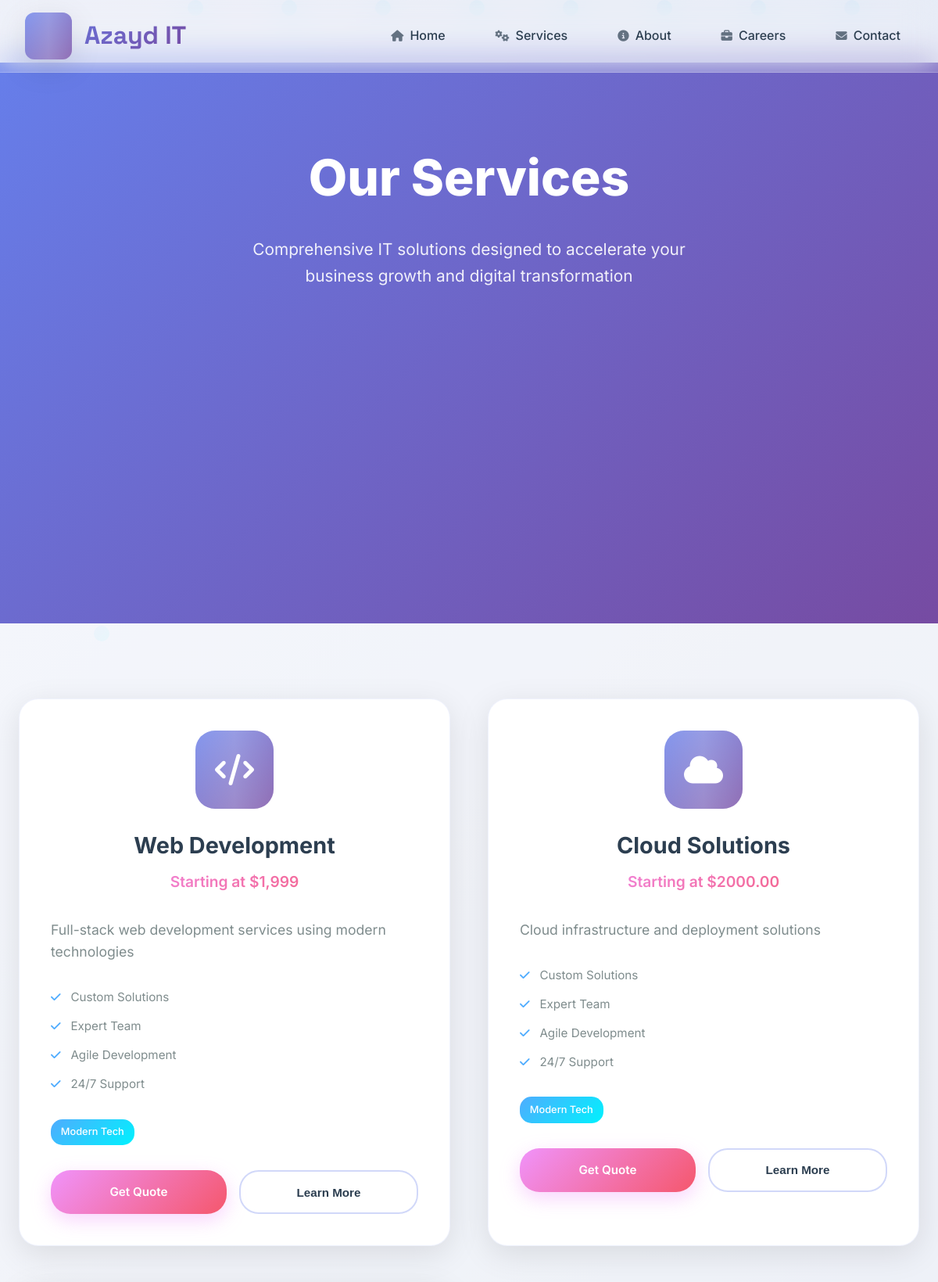
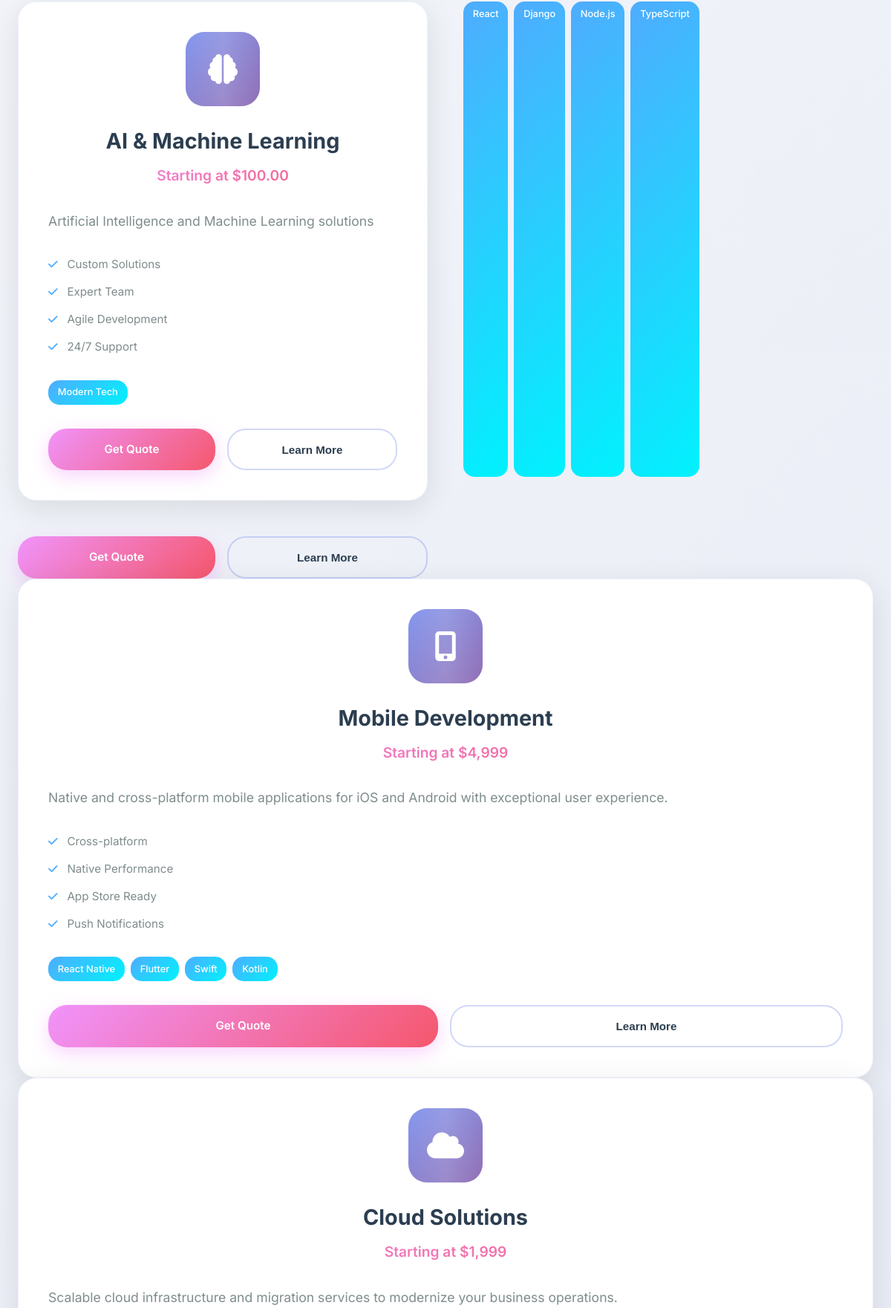
Page /services/ (upper part) on the committed database (2 pictures, top to bottom).
### website/models.py (models this page shows, shortened)
class Service(models.Model):
    title = models.CharField(max_length=200)
    slug = models.SlugField(unique=True, blank=True)
    description = models.TextField()
    icon = models.CharField(max_length=50, help_text='Font Awesome icon name without the fa- prefix')
    image = models.ImageField(upload_to='services/', blank=True, null=True)
    price = models.DecimalField(max_digits=10, decimal_places=2, null=True, blank=True)
    tech_stack = models.CharField(max_length=500, blank=True, help_text='Comma-separated list of technologies')
    created_at = models.DateTimeField(auto_now_add=True)
    updated_at = models.DateTimeField(auto_now=True)

### website/views.py (the view)
# urls.py: path('services/', views.ServiceListView.as_view(), name='services'),
class ServiceListView(ListView):
    model = Service
    template_name = 'website/services.html'
    context_object_name = 'services'

### templates/website/services.html (shortened to what this page needs)
{% extends 'base.html' %}
{% block content %}
<section class="services-hero">
    <div class="container">
        <div class="services-hero-content" data-aos="fade-up">
            <h1>Our <span class="gradient-text">Services</span></h1>
            <p>Comprehensive IT solutions designed to accelerate your business growth and digital transformation</p>
        </div>
        <div class="services-3d-showcase" id="services-3d-showcase"></div>
    </div>
</section>
<section class="services-grid-section">
    <div class="container">
        <div class="services-grid">
            {% for service in services %}
            <div class="service-card-advanced" data-aos="fade-up" data-aos-delay="{{ forloop.counter|add:"100" }}">
                <div class="service-card-header">
                    <div class="service-icon-3d" data-service="{{ service.title|slugify }}">
                        <i class="fas fa-{{ service.icon }}"></i>
                    </div>
                    <h3>{{ service.title }}</h3>
                    <div class="service-price">Starting at ${{ service.price|default:'1,999' }}</div>
                </div>
                <div class="service-description">
                    <p>{{ service.description }}</p>
                </div>
                <div class="service-features">
                    <div class="feature-item">
                        <i class="fas fa-check"></i>
                        <span>Custom Solutions</span>
                    </div>
                    <div class="feature-item">
                        <i class="fas fa-check"></i>
                        <span>Expert Team</span>
                    </div>
                    <div class="feature-item">
                        <i class="fas fa-check"></i>
                        <span>Agile Development</span>
                    </div>
                    <div class="feature-item">
                        <i class="fas fa-check"></i>
                        <span>24/7 Support</span>
                    </div>
                </div>
                <div class="service-tech-stack">
                    <span class="tech-tag">{{ service.tech_stack|default:'Modern Tech' }}</span>
                </div>
                <div class="service-actions">
                    <a href="{% url 'website:contact' %}" class="btn-service-primary">Get Quote</a>
                    <button class="btn-service-secondary" onclick="showServiceDetails('{{ service.title|slugify }}')">Learn More</button>
                </div>
            </div>
            {% empty %}
            <div class="no-services-message">
                <p>No services available at the moment.</p>
            </div>
            {% endfor %}
                <div class="service-tech-stack">
                    <span class="tech-tag">React</span>
                    <span class="tech-tag">Django</span>
                    <span class="tech-tag">Node.js</span>
                    <span class="tech-tag">TypeScript</span>
                </div>
                <div class="service-actions">
                    <a href="{% url 'website:contact' %}" class="btn-service-primary">Get Quote</a>
                    <button class="btn-service-secondary" onclick="showServiceDetails('web')">Learn More</button>
                </div>
            </div>
            <div class="service-card-advanced" data-aos="fade-up" data-aos-delay="200">
                <div class="service-card-header">
                    <div class="service-icon-3d" data-service="mobile">
                        <i class="fas fa-mobile-alt"></i>
                    </div>
                    <h3>Mobile Development</h3>
                    <div class="service-price">Starting at $4,999</div>
                </div>
                <div class="service-description">
                    <p>Native and cross-platform mobile applications for iOS and Android with exceptional user experience.</p>
                </div>
                <div class="service-features">
                    <div class="feature-item">
                        <i class="fas fa-check"></i>
                        <span>Cross-platform</span>
                    </div>
                    <div class="feature-item">
                        <i class="fas fa-check"></i>
                        <span>Native Performance</span>
                    </div>
                    <div class="feature-item">
                        <i class="fas fa-check"></i>
                        <span>App Store Ready</span>
                    </div>
                    <div class="feature-item">
                        <i class="fas fa-check"></i>
                        <span>Push Notifications</span>
                    </div>
                </div>
                <div class="service-tech-stack">
                    <span class="tech-tag">React Native</span>
                    <span class="tech-tag">Flutter</span>
                    <span class="tech-tag">Swift</span>
                    <span class="tech-tag">Kotlin</span>
                </div>
                <div class="service-actions">
                    <a href="{% url 'website:contact' %}" class="btn-service-primary">Get Quote</a>
                    <button class="btn-service-secondary" onclick="showServiceDetails('mobile')">Learn More</button>
                </div>
            </div>
            <div class="service-card-advanced" data-aos="fade-up" data-aos-delay="300">
                <div class="service-card-header">
                    <div class="service-icon-3d" data-service="cloud">
                        <i class="fas fa-cloud"></i>
                    </div>
                    <h3>Cloud Solutions</h3>
                    <div class="service-price">Starting at $1,999</div>
                </div>
                <div class="service-description">
                    <p>Scalable cloud infrastructure and migration services to modernize your business operations.</p>
                </div>
            </div>
        </div>
</section>
    {% endblock %}

### templates/base.html (shortened to what this page needs)
<!DOCTYPE html>
<html lang="en">
<head>
    <link rel="stylesheet" href="https://cdnjs.cloudflare.com/ajax/libs/font-awesome/6.4.0/css/all.min.css">
    <link href="https://unpkg.com/aos@2.3.1/dist/aos.css" rel="stylesheet">
    {% load static %}
    <link rel="stylesheet" href="{% static 'css/styles.css' %}">
</head>
<body>
    <div class="floating-elements">
        <div class="floating-element"></div>
        <div class="floating-element"></div>
        <div class="floating-element"></div>
        <div class="floating-element"></div>
        <div class="floating-element"></div>
        <div class="floating-element"></div>
        <div class="floating-element"></div>
        <div class="floating-element"></div>
        <div class="floating-element"></div>
    </div>
    <header id="header">
        <nav>
            <div class="logo">
                <a href="{% url 'website:home' %}">
                    <div class="logo-3d" id="logo-3d-container"></div>
                    Azayd IT
                </a>
            </div>
            <div class="nav-links">
                <a href="{% url 'website:home' %}"><i class="fas fa-home"></i> Home</a>
                <a href="{% url 'website:services' %}"><i class="fas fa-cogs"></i> Services</a>
                <a href="{% url 'website:about' %}"><i class="fas fa-info-circle"></i> About</a>
                <a href="{% url 'website:careers' %}"><i class="fas fa-briefcase"></i> Careers</a>
                <a href="{% url 'website:contact' %}"><i class="fas fa-envelope"></i> Contact</a>
            </div>
        </nav>
    </header>
    <main>
        {% block content %}
        {% endblock %}
    </main>
</body>
</html>

### static/css/styles.css (style rules this page uses)
:root { --primary-gradient: linear-gradient(135deg, #667eea 0%, #764ba2 100%); --secondary-gradient: linear-gradient(135deg, #f093fb 0%, #f5576c 100%); --accent-gradient: linear-gradient(135deg, #4facfe 0%, #00f2fe 100%); --dark-gradient: linear-gradient(135deg, #2c3e50 0%, #34495e 100%); --glass-bg: rgba(255, 255, 255, 0.1); --glass-border: rgba(255, 255, 255, 0.2); --text-primary: #2c3e50; --text-secondary: #7f8c8d; --text-light: #ffffff; --shadow-soft: 0 10px 40px rgba(0, 0, 0, 0.1); --shadow-strong: 0 20px 60px rgba(0, 0, 0, 0.2); --border-radius: 20px; --transition: all 0.3s cubic-bezier(0.4, 0, 0.2, 1); }
* { margin: 0; padding: 0; box-sizing: border-box; }
body { font-family: 'Inter', sans-serif; line-height: 1.6; color: var(--text-primary); overflow-x: hidden; background: linear-gradient(135deg, #f5f7fa 0%, #c3cfe2 100%); min-height: 100vh; -webkit-font-smoothing: antialiased; -moz-osx-font-smoothing: grayscale; }
header { position: fixed; top: 0; left: 0; right: 0; z-index: 1000; backdrop-filter: blur(20px); background: var(--glass-bg); border-bottom: 1px solid var(--glass-border); padding: 1rem 0; transition: var(--transition); }
nav { max-width: 1400px; margin: 0 auto; display: flex; justify-content: space-between; align-items: center; padding: 0 2rem; }
.logo { position: relative; }
.logo a { font-family: 'Space Grotesk', sans-serif; font-size: 2rem; font-weight: 700; background: var(--primary-gradient); -webkit-background-clip: text; -webkit-text-fill-color: transparent; background-clip: text; text-decoration: none; position: relative; display: flex; align-items: center; transition: var(--transition); }
.logo-3d { width: 60px; height: 60px; margin-right: 1rem; border-radius: 12px; background: var(--primary-gradient); display: flex; align-items: center; justify-content: center; box-shadow: var(--shadow-soft); position: relative; overflow: hidden; transition: var(--transition); }
.logo-3d::before { content: ''; position: absolute; top: -50%; left: -50%; width: 200%; height: 200%; background: linear-gradient(45deg, transparent, rgba(255,255,255,0.3), transparent); transform: rotate(45deg); animation: shine 3s infinite; }
.nav-links { display: flex; align-items: center; gap: 2rem; }
.nav-links a { text-decoration: none; color: var(--text-primary); font-weight: 500; font-size: 1rem; position: relative; padding: 0.5rem 1rem; border-radius: 25px; transition: var(--transition); display: flex; align-items: center; gap: 0.5rem; }
.nav-links a::before { content: ''; position: absolute; bottom: 0; left: 50%; width: 0; height: 2px; background: var(--primary-gradient); transition: var(--transition); transform: translateX(-50%); }
.nav-links a i { font-size: 0.9rem; opacity: 0.7; }
main { margin-top: 80px; min-height: calc(100vh - 80px); }
.floating-elements { position: fixed; top: 0; left: 0; width: 100%; height: 100%; pointer-events: none; z-index: -1; }
.floating-element { position: absolute; width: 20px; height: 20px; background: var(--accent-gradient); border-radius: 50%; opacity: 0.1; animation: float 20s infinite linear; }
.floating-element:nth-child(1) { left: 10%; animation-delay: 0s; }
.floating-element:nth-child(2) { left: 20%; animation-delay: 2s; }
.floating-element:nth-child(3) { left: 30%; animation-delay: 4s; }
.floating-element:nth-child(4) { left: 40%; animation-delay: 6s; }
.floating-element:nth-child(5) { left: 50%; animation-delay: 8s; }
.floating-element:nth-child(6) { left: 60%; animation-delay: 10s; }
.floating-element:nth-child(7) { left: 70%; animation-delay: 12s; }
.floating-element:nth-child(8) { left: 80%; animation-delay: 14s; }
.floating-element:nth-child(9) { left: 90%; animation-delay: 16s; }
@media (max-width: 1200px) { .container { padding: 0 1.5rem; } }

### rows in the picture
Service: title "Web Development", price "1,999", description "Full-stack web development services using modern technologies", tech_stack "Modern Tech"
Service: title "Cloud Solutions", price "2000.00", description "Cloud infrastructure and deployment solutions", tech_stack "Modern Tech"
Service: title "AI & Machine Learning", price "100.00", description "Artificial Intelligence and Machine Learning solutions", tech_stack "Modern Tech"
